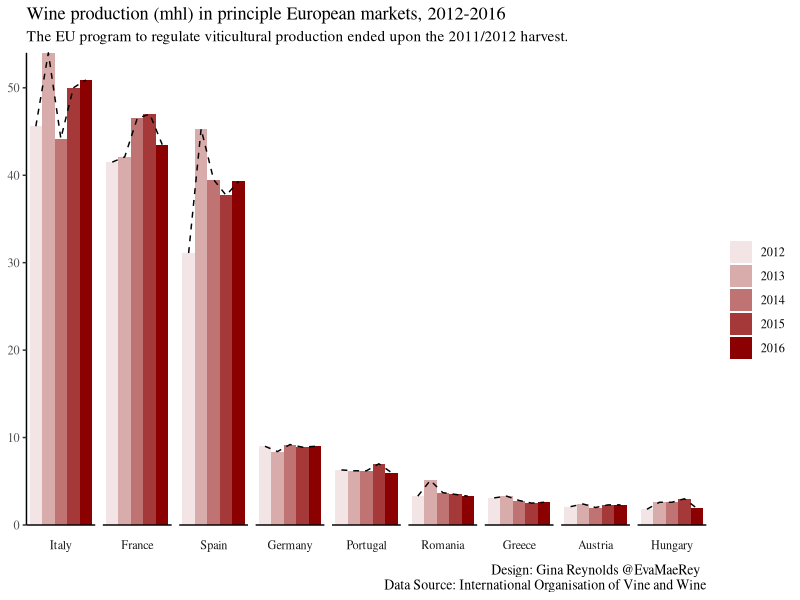

Source code (R):
## ---- chunk 1
library(tidyverse)
df <- readxl::read_xlsx("../raw_data/Wine_Production_by_country.xlsx") %>%
  filter(Country != "World total")

Europe <- c(
  "Italy", "France", "Spain",
  "Germany", "Portugal", "Romania",
  "Austria", "Greece", "Hungary"
)
## ---- chunk 2
  ggplot(df %>% filter(Country %in% Europe)) +
  aes(x = Year) +
  aes(y = `Wine production in mhl`) +
  facet_wrap(~ fct_inorder(Country), strip.position = "bottom", nrow = 1) +
  geom_col(aes(alpha = Year), position = "dodge", fill = "darkred", width = 1) +
  geom_line(col = "black", lty = 2) +
  scale_y_continuous(expand = c(0, 0)) +
  labs(fill = "") +
  labs(alpha = "")+
  labs(title = "Wine production (mhl) in principle European markets, 2012-2016") +
  labs(subtitle = "The EU program to regulate viticultural production ended upon the 2011/2012 harvest.") + 
    labs(caption = "Design: Gina Reynolds @EvaMaeRey  \nData Source: International Organisation of Vine and Wine") + # \nProduction volitility for top producers followed.
  theme_classic(base_family = "Times") +
  theme(
    axis.title = element_blank(),
    strip.placement = "outside",
    axis.text.x = element_blank(),
    axis.ticks.x = element_blank(),
    strip.background = element_blank(),
    plot.caption = element_text(size = 10)
  )
## ---- chunk 3
knitr::opts_chunk$set(echo=TRUE)
knitr::opts_chunk$set(fig.height=6, out.width="100%")
library(ggplot2)
# reveal lines up to `upto` and highlight lines `highlight`
reveal <- function(name, upto, highlight = upto) {
  content <- knitr:::knit_code$get(name)
  content[upto] <- gsub("+", "", content[upto], fixed=T)
  content[highlight] <- paste(content[highlight], "#<<")
  content[1:upto]
}

partial_knit_chunks <- function(chunk_name) {
  # Create slide for lines 1:N for each line N in the given chunk
  idx_lines <- seq_along(knitr:::knit_code$get(chunk_name))
  partial_knit_steps <- glue::glue(
    "class: split-40",
    "count: false",
    "",
    ".column[.content[",
    "```{r plot{{idx_lines}}, eval=FALSE, code=reveal('{{chunk_name}}', {{idx_lines}})}",
    "```",
    "]]",
    ".column[.content.center[",
    "```{r output{{idx_lines}}, echo=FALSE, code=reveal('{{chunk_name}}', {{idx_lines}})}",
    "```",
    "]]",
    .open = "{{", .close = "}}", .sep = "\n"
  )
  glue::glue_collapse(partial_knit_steps, "\n---\n")
}
